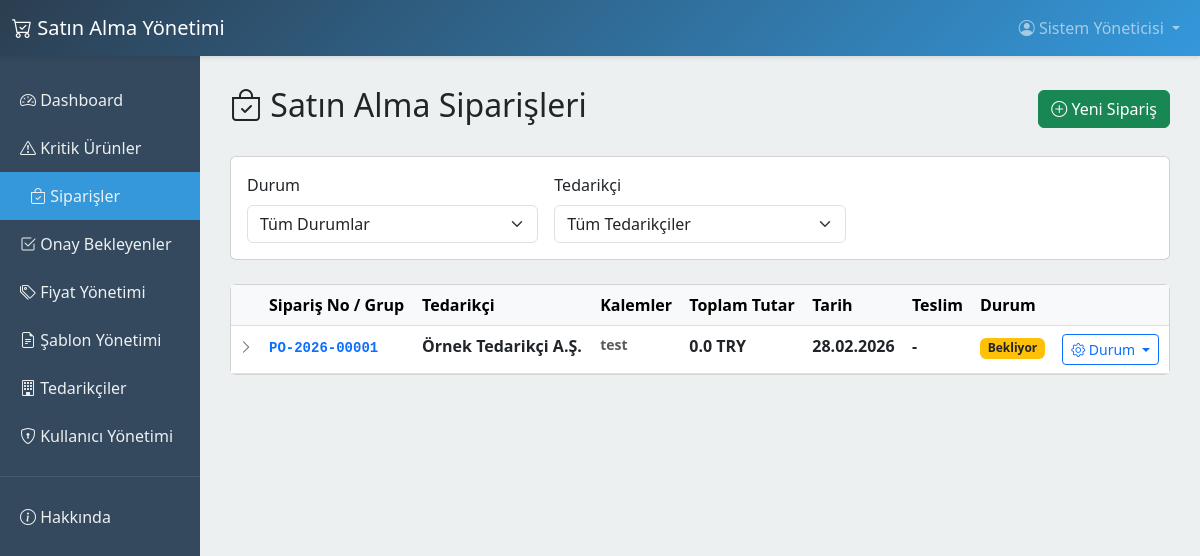
/purchasing/orders (signed in), run on an earlier commit of the app's database.
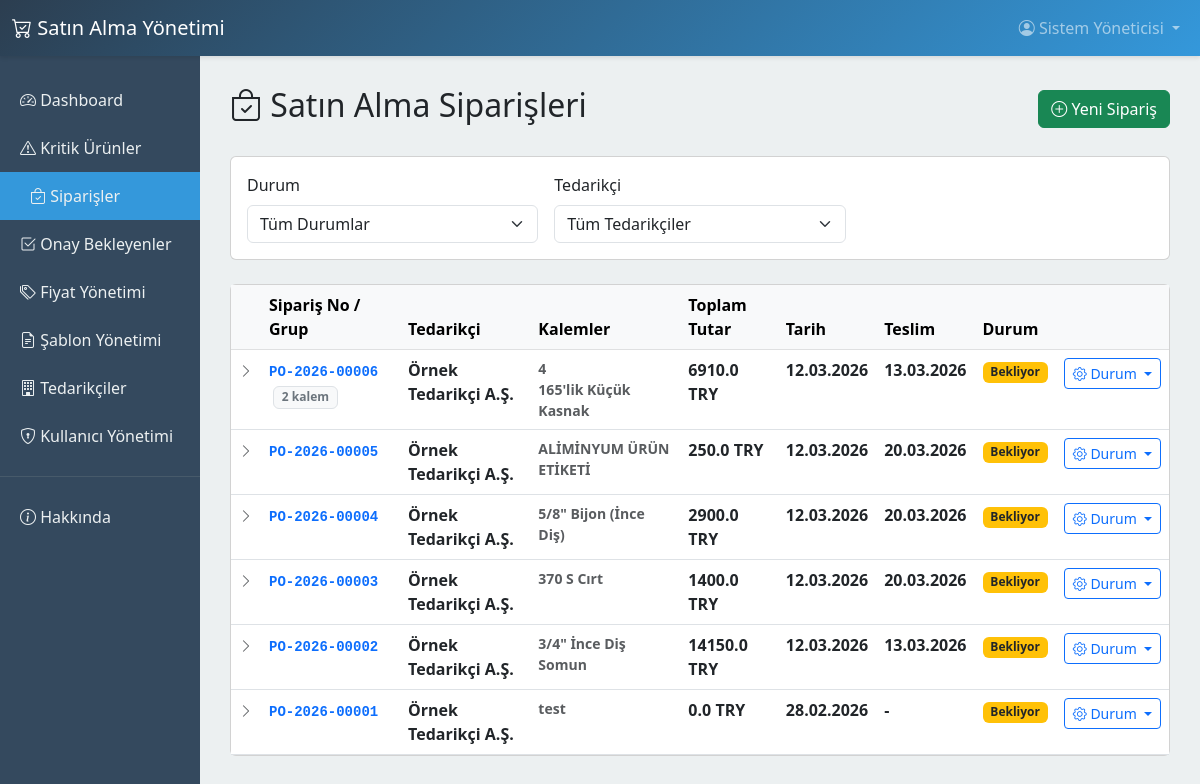
And on a later commit of the database.
### app/models.py (models this page shows, shortened)
class User(UserMixin, db.Model):
    __tablename__ = 'users'
    id = db.Column(db.Integer, primary_key=True)
    name = db.Column(db.String(120), nullable=False)
    username = db.Column(db.String(80), unique=True, nullable=False)
    email = db.Column(db.String(120), unique=True)
    password_hash = db.Column(db.String(256), nullable=False)
    role = db.Column(db.String(20), default='purchasing')  # purchasing, manager, admin
    is_active = db.Column(db.Boolean, default=True)
    created_at = db.Column(db.DateTime, default=datetime.utcnow)

class PurchaseOrder(db.Model):
    __tablename__ = 'purchase_orders'
    id = db.Column(db.Integer, primary_key=True)
    order_number = db.Column(db.String(50), unique=True, nullable=False)
    supplier_id = db.Column(db.Integer, db.ForeignKey('suppliers.id'), nullable=False)
    product_code = db.Column(db.String(50), nullable=False)  # Ana stok uygulamasındaki ürün kodu
    product_name = db.Column(db.String(200), nullable=False)
    quantity = db.Column(db.Float, nullable=False)
    unit_type = db.Column(db.String(20))
    unit_price = db.Column(db.Float, default=0)
    total_price = db.Column(db.Float, default=0)
    currency = db.Column(db.String(10), default='TRY')
    status = db.Column(db.String(20), default='pending')  # pending, approved, ordered, received, cancelled
    priority = db.Column(db.String(20), default='normal')  # low, normal, high, urgent
    order_date = db.Column(db.DateTime, default=datetime.utcnow)
    expected_delivery_date = db.Column(db.DateTime)
    actual_delivery_date = db.Column(db.DateTime)
    notes = db.Column(db.Text)
    batch_number = db.Column(db.String(50), nullable=True, index=True)  # Aynı formdan gelen siparişleri gruplar
    created_by_id = db.Column(db.Integer, db.ForeignKey('users.id'))
    created_at = db.Column(db.DateTime, default=datetime.utcnow)
    updated_at = db.Column(db.DateTime, default=datetime.utcnow, onupdate=datetime.utcnow)
    created_by = db.relationship('User', backref='purchase_orders')
    @property
    def is_overdue(self):
        if self.expected_delivery_date and self.status not in ['received', 'cancelled']:
            return datetime.utcnow() > self.expected_delivery_date
        return False

class Supplier(db.Model):
    __tablename__ = 'suppliers'
    id = db.Column(db.Integer, primary_key=True)
    code = db.Column(db.String(50), unique=True, nullable=False)
    name = db.Column(db.String(200), nullable=False)
    contact_person = db.Column(db.String(120))
    phone = db.Column(db.String(50))
    email = db.Column(db.String(120))
    address = db.Column(db.Text)
    tax_number = db.Column(db.String(50))
    notes = db.Column(db.Text)
    rating = db.Column(db.Integer, default=0)  # 0-5 yıldız
    is_active = db.Column(db.Boolean, default=True)
    created_at = db.Column(db.DateTime, default=datetime.utcnow)
    tax_office = db.Column(db.String(100))
    iban = db.Column(db.String(50))
    payment_terms = db.Column(db.String(100))
    supplier_category = db.Column(db.String(50))
    status = db.Column(db.String(20), default='approved') # pending, approved, blacklisted
    purchase_orders = db.relationship('PurchaseOrder', backref='supplier', lazy='dynamic')
    contacts = db.relationship('SupplierContact', backref='supplier', lazy='dynamic', cascade='all, delete-orphan')
    documents = db.relationship('SupplierDocument', backref='supplier', lazy='dynamic', cascade='all, delete-orphan')

### app/routes/purchasing.py (the view)
@purchasing_bp.route('/orders')
@login_required
def orders():
    from collections import OrderedDict
    status_filter = request.args.get('status', '')
    supplier_filter = request.args.get('supplier', '')
    query = PurchaseOrder.query
    if status_filter:
        query = query.filter_by(status=status_filter)
    if supplier_filter:
        query = query.filter_by(supplier_id=int(supplier_filter))
    all_orders = query.order_by(PurchaseOrder.created_at.desc()).all()
    batches_dict = OrderedDict()
    for order in all_orders:
        key = order.batch_number or order.order_number
        if key not in batches_dict:
            batches_dict[key] = []
        batches_dict[key].append(order)
    STATUS_PRIORITY = {'pending': 0, 'approved': 1, 'ordered': 2, 'received': 3, 'cancelled': 4}
    batch_list = []
    for key, order_items in batches_dict.items():
        statuses = [o.status for o in order_items]
        unique_statuses = set(statuses)
        dominant = min(unique_statuses, key=lambda s: STATUS_PRIORITY.get(s, 99))
        totals = {}
        for o in order_items:
            totals[o.currency] = totals.get(o.currency, 0) + o.total_price
        batch_list.append({
            'batch_number': key,
            'supplier': order_items[0].supplier,
            'orders': order_items,
            'item_count': len(order_items),
            'status': dominant,
            'mixed_status': len(unique_statuses) > 1,
            'totals': totals,
            'created_at': order_items[-1].created_at,  # en eski (ilk oluşturulan)
            'expected_delivery_date': order_items[0].expected_delivery_date,
            'is_overdue': any(o.is_overdue for o in order_items),
            'first_order_id': order_items[0].id,
        })
    page = request.args.get('page', 1, type=int)
    per_page = 15
    total_batches = len(batch_list)
    total_pages = max(1, (total_batches + per_page - 1) // per_page)
    start = (page - 1) * per_page
    page_batches = batch_list[start:start + per_page]
    suppliers = Supplier.query.filter_by(is_active=True).order_by(Supplier.name).all()
    return render_template('purchasing/orders.html',
                           batches=page_batches,
                           suppliers=suppliers,
                           status_filter=status_filter,
                           supplier_filter=supplier_filter,
                           page=page,
                           total_pages=total_pages,
                           has_prev=page > 1,
                           has_next=page < total_pages,
                           prev_num=page - 1,
                           next_num=page + 1)

### app/models.py (called while the page is built)
@login_manager.user_loader
def load_user(id):
    return User.query.get(int(id))

### app/templates/purchasing/orders.html (shortened to what this page needs)
{% extends "base.html" %}
{% block content %}
<div class="d-flex justify-content-between align-items-center mb-4">
    <h2><i class="bi bi-bag-check"></i> Satın Alma Siparişleri</h2>
    <a href="{{ url_for('purchasing.new_order') }}" class="btn btn-success">
        <i class="bi bi-plus-circle"></i> Yeni Sipariş
    </a>
</div>
<div class="card mb-4">
    <div class="card-body">
        <form method="GET" class="row g-3">
            <div class="col-md-4">
                <label class="form-label">Durum</label>
                <select name="status" class="form-select" onchange="this.form.submit()">
                    <option value="">Tüm Durumlar</option>
                </select>
            </div>
            <div class="col-md-4">
                <label class="form-label">Tedarikçi</label>
                <select name="supplier" class="form-select" onchange="this.form.submit()">
                    <option value="">Tüm Tedarikçiler</option>
                </select>
            </div>
        </form>
    </div>
</div>
{% if batches %}
<div class="card">
    <div class="card-body p-0">
        <div class="table-responsive">
            <table class="table table-hover mb-0" id="ordersTable">
                <thead class="table-light">
                    <tr>
                        <th style="width:30px"></th>
                        <th>Sipariş No / Grup</th>
                        <th>Tedarikçi</th>
                        <th>Kalemler</th>
                        <th>Toplam Tutar</th>
                        <th>Tarih</th>
                        <th>Teslim</th>
                        <th>Durum</th>
                        <th></th>
                    </tr>
                </thead>
                <tbody>
                    {% for batch in batches %}
                    {% set st = batch.status %}
                    <tr class="batch-row fw-semibold" style="cursor:pointer"
                        onclick="toggleBatch('bi-{{ loop.index }}')" title="Kalemleri göster/gizle">
                        <td class="text-center text-muted">
                            <i class="bi bi-chevron-right small" id="icon-{{ loop.index }}"></i>
                        </td>
                        <td>
                            <code class="text-primary">{{ batch.batch_number }}</code>
                            {% if batch.item_count > 1 %}
                            <span class="badge bg-light text-secondary border ms-1">{{ batch.item_count }} kalem</span>
                            {% endif %}
                        </td>
                        <td>{{ batch.supplier.name }}</td>
                        <td class="text-muted small">
                            {% for order in batch.orders %}
                            <div>{{ order.product_name }}</div>
                            {% endfor %}
                        </td>
                        <td>
                            {% for cur, amount in batch.totals.items() %}
                            <div>{{ amount | round(2) }} {{ cur }}</div>
                            {% endfor %}
                        </td>
                        <td>{{ batch.created_at.strftime('%d.%m.%Y') }}</td>
                        <td>
                            {% if batch.expected_delivery_date %}
                            {{ batch.expected_delivery_date.strftime('%d.%m.%Y') }}
                            {% else %}-{% endif %}
                        </td>
                        <td>
                            {% if batch.mixed_status %}
                            <span class="badge bg-secondary">Karma</span>
                            {% elif st == 'pending' %}
                            <span class="badge bg-warning text-dark">Bekliyor</span>
                            {% elif st == 'approved' %}
                            <span class="badge bg-info">Onaylandı</span>
                            {% elif st == 'ordered' %}
                            <span class="badge bg-primary">Sipariş Verildi</span>
                            {% elif st == 'received' %}
                            <span class="badge bg-success">Teslim Alındı</span>
                            {% elif st == 'cancelled' %}
                            <span class="badge bg-danger">İptal</span>
                            {% endif %}
                        </td>
                        <td onclick="event.stopPropagation()">
                            <div class="dropdown">
                                <button type="button" class="btn btn-sm btn-outline-primary dropdown-toggle"
                                    data-bs-toggle="dropdown" aria-expanded="false">
                                    <i class="bi bi-gear"></i> Durum
                                </button>
                            </div>
                        </td>
                    </tr>
                    {% endfor %}
                </tbody>
            </table>
        </div>
    </div>
</div>
</div>
</div>
{% else %}
<div class="alert alert-info">
    <i class="bi bi-info-circle"></i> Henüz sipariş bulunmuyor.
</div>
{% endif %}
{% endblock %}

### app/templates/base.html (shortened to what this page needs)
<!DOCTYPE html>
<html lang="tr">
<head>
    <link href="https://cdn.jsdelivr.net/npm/bootstrap@5.3.0/dist/css/bootstrap.min.css" rel="stylesheet">
    <link rel="stylesheet" href="https://cdn.jsdelivr.net/npm/bootstrap-icons@1.11.0/font/bootstrap-icons.css">
</head>
<body>
    <nav class="navbar navbar-expand-lg navbar-dark">
        <div class="container-fluid">
            <a class="navbar-brand" href="{{ url_for('main.dashboard') }}">
                <i class="bi bi-cart-check"></i> Satın Alma Yönetimi
            </a>
            <div class="collapse navbar-collapse" id="navbarNav">
                {% if current_user.is_authenticated %}
                <ul class="navbar-nav ms-auto">
                    <li class="nav-item dropdown">
                        <a class="nav-link dropdown-toggle" href="#" id="userDropdown" role="button"
                            data-bs-toggle="dropdown" aria-expanded="false">
                            <i class="bi bi-person-circle"></i> {{ current_user.name }}
                        </a>
                    </li>
                </ul>
                {% endif %}
            </div>
        </div>
    </nav>
    <div class="container-fluid">
        <div class="row">
            {% if current_user.is_authenticated %}
            <div class="col-md-2 sidebar">
                <a href="{{ url_for('main.dashboard') }}"
                    class="{% if request.endpoint == 'main.dashboard' %}active{% endif %}">
                    <i class="bi bi-speedometer2"></i> Dashboard
                </a>
                <a href="{{ url_for('purchasing.index') }}"
                    class="{% if request.endpoint == 'purchasing.index' or request.endpoint == 'purchasing.product_detail' %}active{% endif %}">
                    <i class="bi bi-exclamation-triangle"></i> Kritik Ürünler
                </a>
                <a href="{{ url_for('purchasing.orders') }}"
                    class="{% if request.endpoint == 'purchasing.orders' %}active{% endif %}">
                    <i class="bi bi-bag-check"></i> Siparişler
                </a>
                {% if current_user.role in ['admin', 'manager'] %}
                <a href="{{ url_for('purchasing.approvals') }}"
                    class="{% if request.endpoint == 'purchasing.approvals' %}active{% endif %}">
                    <i class="bi bi-check2-square"></i> Onay Bekleyenler
                </a>
                <a href="{{ url_for('purchasing.manage_prices') }}"
                    class="{% if request.endpoint == 'purchasing.manage_prices' %}active{% endif %}">
                    <i class="bi bi-tags"></i> Fiyat Yönetimi
                </a>
                <a href="{{ url_for('templates_bp.list_templates') }}"
                    class="{% if request.endpoint and request.endpoint.startswith('templates_bp') %}active{% endif %}">
                    <i class="bi bi-file-earmark-text"></i> Şablon Yönetimi
                </a>
                {% endif %}
                <a href="{{ url_for('suppliers.index') }}"
                    class="{% if request.endpoint and request.endpoint.startswith('suppliers') %}active{% endif %}">
                    <i class="bi bi-building"></i> Tedarikçiler
                </a>
                {% if current_user.role == 'admin' %}
                <a href="{{ url_for('admin_bp.manage_users') }}"
                    class="{% if request.endpoint and request.endpoint.startswith('admin') %}active{% endif %}">
                    <i class="bi bi-shield-lock"></i> Kullanıcı Yönetimi
                </a>
                {% endif %}
                <hr style="border-color: #7f8c8d;">
                <a href="{{ url_for('main.about') }}">
                    <i class="bi bi-info-circle"></i> Hakkında
                </a>
            </div>
            <div class="col-md-10 content-wrapper">
                {% else %}
                <div class="col-12 content-wrapper">
                    {% endif %}
                    {% block content %}{% endblock %}
                </div>
</body>
</html>

### app/templates/base.html (style rules this page uses)
:root { --primary-color: #2c3e50; --secondary-color: #3498db; --success-color: #27ae60; --warning-color: #f39c12; --danger-color: #e74c3c; }
body { font-family: 'Segoe UI', Tahoma, Geneva, Verdana, sans-serif; background-color: #ecf0f1; }
.navbar { background: linear-gradient(135deg, var(--primary-color), var(--secondary-color)); box-shadow: 0 2px 4px rgba(0, 0, 0, 0.1); }
.sidebar { min-height: calc(100vh - 56px); background-color: #34495e; padding: 20px 0; }
.sidebar a { color: #ecf0f1; padding: 12px 20px; display: block; text-decoration: none; transition: all 0.3s; }
.sidebar a:hover, .sidebar a.active { background-color: var(--secondary-color); padding-left: 30px; }
.content-wrapper { padding: 30px; }

What changed in the data, as far as the page shows it:
added PurchaseOrder: batch_number "PO-2026-00006", item_count "2", supplier.name "Örnek Tedarikçi A.Ş.", product_name "4", amount "6910.0", currency "TRY", created_at "12.03.2026", expected_delivery_date "13.03.2026", status "Bekliyor"
added PurchaseOrder: product_name "165'lik Küçük Kasnak", shown under "PO-2026-00006"
added PurchaseOrder: batch_number "PO-2026-00005", supplier.name "Örnek Tedarikçi A.Ş.", product_name "ALİMİNYUM ÜRÜN ETİKETİ", total_price "250.0", currency "TRY", created_at "12.03.2026", expected_delivery_date "20.03.2026", status "Bekliyor"
added PurchaseOrder: batch_number "PO-2026-00004", supplier.name "Örnek Tedarikçi A.Ş.", product_name "5/8\" Bijon (İnce Diş)", total_price "2900.0", currency "TRY", created_at "12.03.2026", expected_delivery_date "20.03.2026", status "Bekliyor"
added PurchaseOrder: batch_number "PO-2026-00003", supplier.name "Örnek Tedarikçi A.Ş.", product_name "370 S Cırt", total_price "1400.0", currency "TRY", created_at "12.03.2026", expected_delivery_date "20.03.2026", status "Bekliyor"
added PurchaseOrder: batch_number "PO-2026-00002", supplier.name "Örnek Tedarikçi A.Ş.", product_name "3/4\" İnce Diş Somun", total_price "14150.0", currency "TRY", created_at "12.03.2026", expected_delivery_date "13.03.2026", status "Bekliyor"
